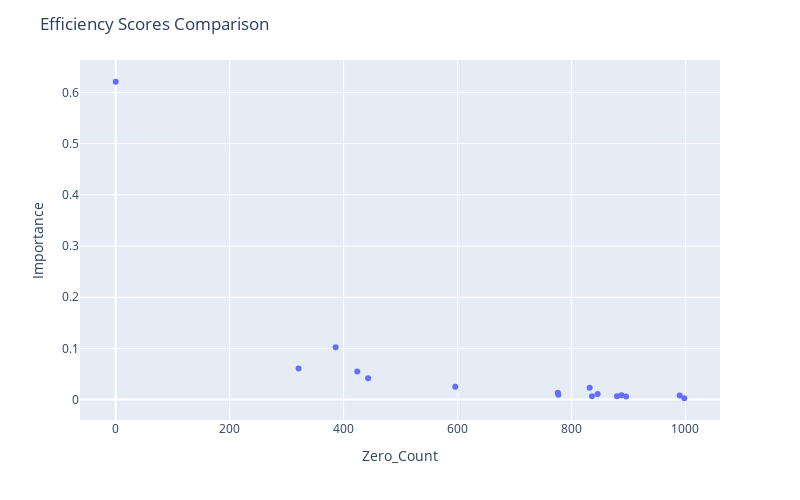

The notebook cell saved with this chart:
### Code cell
fig = px.scatter(df_merged, x="Zero_Count", y="Importance",
                hover_data=["Feature Name"])

fig.update_layout(
    autosize=False,
    width=800,
    height=500,
    title_text=f"Efficiency Scores Comparison",
)

fig.show()

### Figure 1 — Plotly figure (JSON) as saved in the notebook; plotly's stock layout.template omitted (floating-point values rounded to 4 significant figures)
{"data": [{"customdata": [["Output 01"], ["Input 14"], ["Input 12"], ["Input 11"], ["Input 08"], ["Input 10"], ["Input 09"], ["Input 02"], ["Input 05"], ["Input 01"], ["Input 04"], ["Input 15"], ["Input 13"], ["Input 06"], ["Input 07"], ["Input 03"]], "hovertemplate": "Zero_Count=%{x}<br>Importance=%{y}<br>Feature Name=%{customdata[0]}<extra></extra>", "legendgroup": "", "marker": {"color": "#636efa", "symbol": "circle"}, "mode": "markers", "name": "", "orientation": "v", "showlegend": false, "type": "scatter", "x": [0, 386, 321, 424, 443, 596, 832, 776, 846, 777, 888, 990, 880, 836, 896, 998], "xaxis": "x", "y": [0.6208, 0.1022, 0.0609, 0.05474, 0.04181, 0.02502, 0.02293, 0.0132, 0.0108, 0.009291, 0.008638, 0.007803, 0.006719, 0.006497, 0.006016, 0.002619], "yaxis": "y"}], "layout": {"autosize": false, "height": 500, "legend": {"tracegroupgap": 0}, "margin": {"t": 60}, "title": {"text": "Efficiency Scores Comparison"}, "width": 800, "xaxis": {"anchor": "y", "autorange": true, "domain": [0, 1], "range": [-62.76, 1061.0], "title": {"text": "Zero_Count"}, "type": "linear"}, "yaxis": {"anchor": "x", "autorange": true, "domain": [0, 1], "range": [-0.03986, 0.6633], "title": {"text": "Importance"}, "type": "linear"}}}
